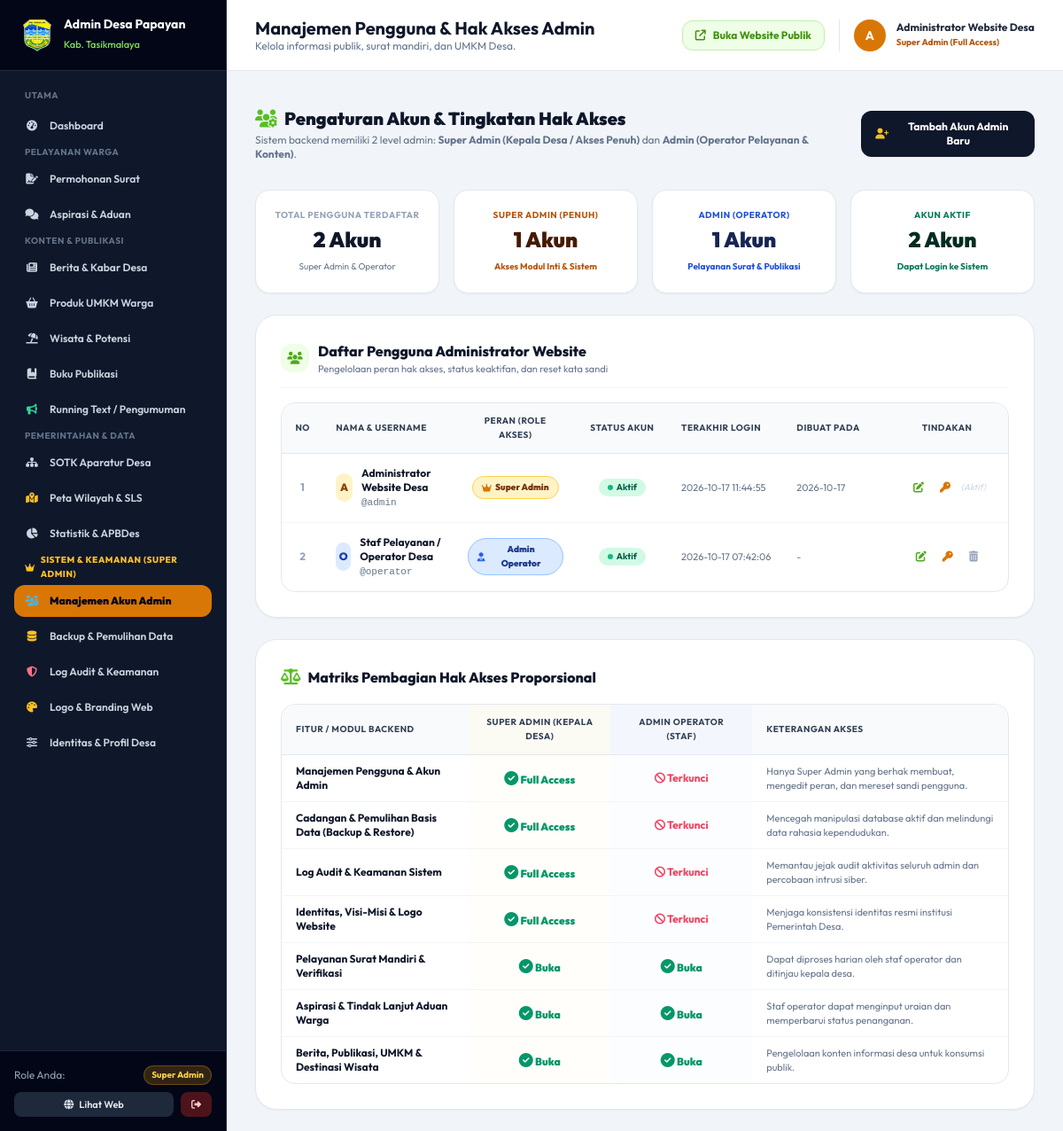
/admin/users (signed in), run on an earlier commit of the app's database.
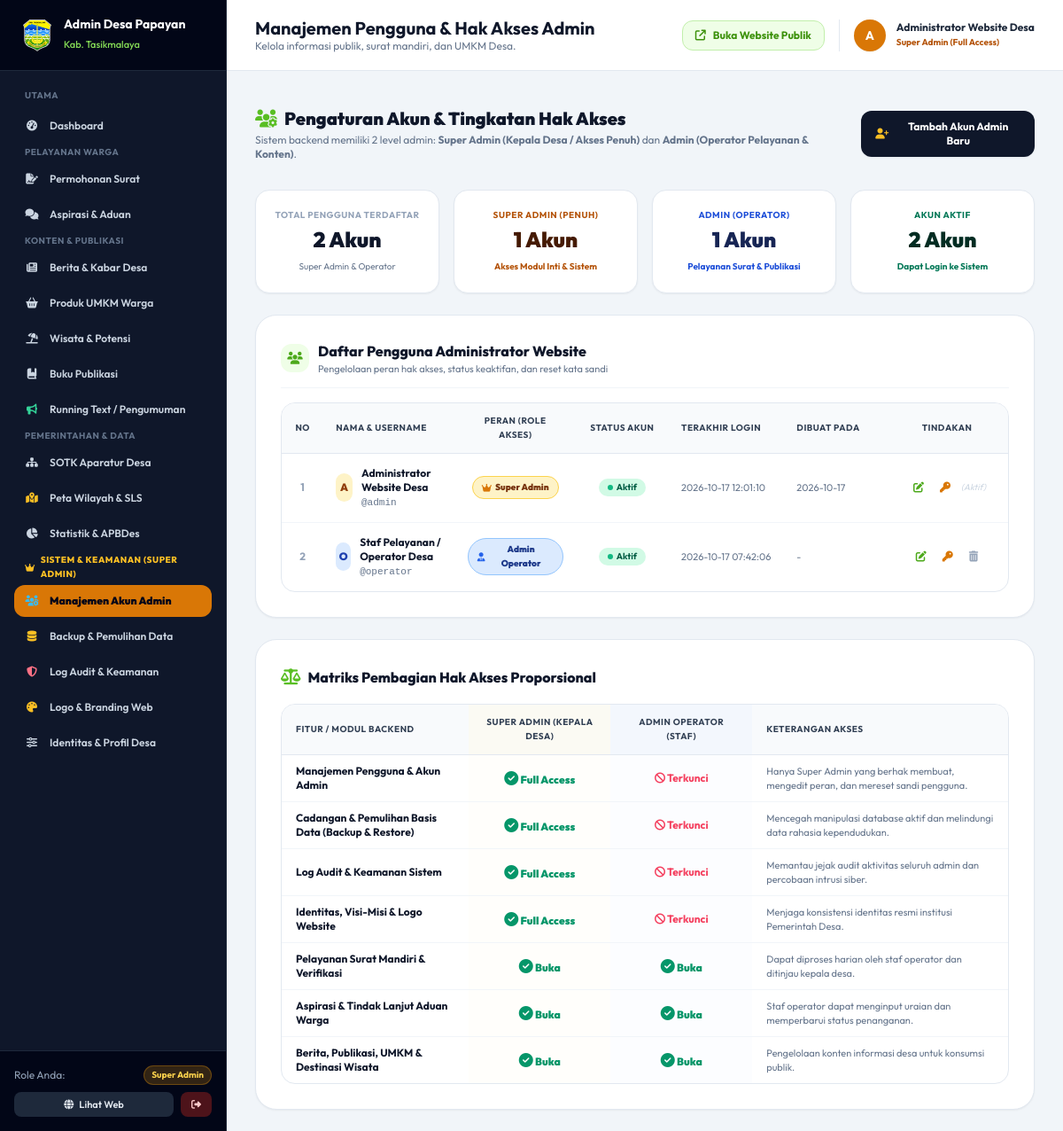
And on a later commit of the database.
### tables this page shows
CREATE TABLE users (
        id INTEGER PRIMARY KEY AUTOINCREMENT,
        username TEXT UNIQUE NOT NULL,
        password_hash TEXT NOT NULL,
        nama TEXT NOT NULL,
        role TEXT DEFAULT 'admin'
    , status TEXT DEFAULT 'aktif', last_login TIMESTAMP, created_at TIMESTAMP);

### app.py (the view)
@app.route('/admin/users')
@superadmin_required
def admin_users():
    conn = get_db()
    cursor = conn.cursor()
    cursor.execute("SELECT id, username, nama, role, status, last_login, created_at FROM users ORDER BY id ASC")
    users_list = [dict(r) for r in cursor.fetchall()]
    conn.close()
    return render_template('admin/users.html', users_list=users_list)

### app.py (called while the page is built)
@app.after_request
def apply_security_headers(response):
    response.headers['X-Content-Type-Options'] = 'nosniff'
    response.headers['X-Frame-Options'] = 'SAMEORIGIN'
    response.headers['X-XSS-Protection'] = '1; mode=block'
    response.headers['Referrer-Policy'] = 'strict-origin-when-cross-origin'
    response.headers['Permissions-Policy'] = 'geolocation=(self)'
    return response

@app.context_processor
def inject_global_data():
    data = {
        'is_superadmin': session.get('role') == 'superadmin',
        'current_role': session.get('role', 'tamu'),
        'current_nama': session.get('nama', 'Pengguna')
    }
    try:
        conn = get_db()
        cursor = conn.cursor()
        cursor.execute("SELECT * FROM profil_desa WHERE id = 1")
        row = cursor.fetchone()
        data['profil_global'] = dict(row or {})
        cursor.execute("SELECT * FROM running_texts WHERE is_active = 1 ORDER BY urutan ASC, id ASC")
        data['running_texts_global'] = [dict(r) for r in cursor.fetchall()]
        conn.close()
    except Exception:
        data['profil_global'] = {}
        data['running_texts_global'] = []
    return data

### templates/admin/users.html (shortened to what the changed rows need)
{% extends "base_admin.html" %}
{% block header_title %}Manajemen Pengguna & Hak Akses Admin{% endblock %}
{% block content %}
<div class="space-y-6">
  <div class="flex flex-col sm:flex-row sm:items-center justify-between gap-4 pb-2">
    <div>
      <h2 class="text-xl font-black text-slate-900 flex items-center gap-2">
        <i class="fa-solid fa-users-gear text-brand-600"></i>
        <span>Pengaturan Akun & Tingkatan Hak Akses</span>
      </h2>
    </div>
  </div>
      {% set sa_count = [] %}
      {% set adm_count = [] %}
      {% set aktif_count = [] %}
  <div class="bg-white rounded-3xl p-6 sm:p-7 border border-slate-200 shadow-sm space-y-4">
    <div class="overflow-x-auto rounded-2xl border border-slate-200">
      <table class="w-full text-left text-xs border-collapse">
        <thead class="bg-slate-50 text-slate-700 font-extrabold uppercase text-[10px] tracking-wider border-b border-slate-200">
          <tr>
            <th class="py-3 px-3.5 w-12 text-center">No</th>
            <th class="py-3 px-3.5">Nama & Username</th>
            <th class="py-3 px-3.5 w-36 text-center">Peran (Role Akses)</th>
            <th class="py-3 px-3.5 w-28 text-center">Status Akun</th>
            <th class="py-3 px-3.5 w-36">Terakhir Login</th>
            <th class="py-3 px-3.5 w-32">Dibuat Pada</th>
            <th class="py-3 px-3.5 w-36 text-center">Tindakan</th>
          </tr>
        </thead>
        <tbody class="divide-y divide-slate-100 text-slate-700">
          {% for u in users_list %}
          <tr class="hover:bg-slate-50/70 transition">
            <td class="py-3.5 px-3.5 text-center font-bold text-slate-400">{{ loop.index }}</td>
            <td class="py-3.5 px-3.5">
              <div class="flex items-center gap-2.5">
                <div class="w-8 h-8 rounded-xl {% if u.role == 'superadmin' %}bg-amber-100 text-amber-800{% else %}bg-blue-100 text-blue-800{% endif %} flex items-center justify-center font-black text-xs">
                  {{ u.username[0].upper() }}
                </div>
                <div>
                  <strong class="text-slate-900 text-xs block">{{ u.nama }}</strong>
                  <span class="font-mono text-[11px] text-slate-500">@{{ u.username }}</span>
                </div>
              </div>
            </td>
            <td class="py-3.5 px-3.5 text-center">
              {% if u.role == 'superadmin' %}
                <span class="inline-flex items-center gap-1 px-2.5 py-1 rounded-full bg-amber-100 text-amber-900 font-black text-[10px] border border-amber-300">
                  <i class="fa-solid fa-crown text-amber-600"></i> Super Admin
                </span>
              {% else %}
                <span class="inline-flex items-center gap-1 px-2.5 py-1 rounded-full bg-blue-100 text-blue-900 font-black text-[10px] border border-blue-300">
                  <i class="fa-solid fa-user-tie text-blue-600"></i> Admin Operator
                </span>
              {% endif %}
            </td>
            <td class="py-3.5 px-3.5 text-center">
              {% if u.status == 'aktif' %}
                <span class="inline-flex items-center gap-1 px-2.5 py-0.5 rounded-full bg-emerald-100 text-emerald-800 font-bold text-[10px]">
                  <span class="w-1.5 h-1.5 rounded-full bg-emerald-500 animate-pulse"></span> Aktif
                </span>
              {% else %}
                <span class="inline-flex items-center gap-1 px-2.5 py-0.5 rounded-full bg-slate-200 text-slate-600 font-bold text-[10px]">
                  Nonaktif
                </span>
              {% endif %}
            </td>
            <td class="py-3.5 px-3.5 text-[11px] text-slate-500">
              {{ u.last_login or 'Belum pernah login' }}
            </td>
            <td class="py-3.5 px-3.5 text-[11px] text-slate-500">
              {{ u.created_at[:10] if u.created_at else '-' }}
            </td>
            <td class="py-3.5 px-3.5 text-center">
              <div class="flex items-center justify-center gap-1.5">
                <button type="button" onclick="bukaModalEditUser({{ u.id }})"
                        class="p-1.5 rounded-lg text-brand-700 hover:bg-brand-50 transition" title="Edit Peran & Status">
                  <i class="fa-solid fa-pen-to-square"></i>
                </button>
                <button type="button" onclick="bukaModalResetPassword({{ u.id }}, '{{ u.username|escape }}')"
                        class="p-1.5 rounded-lg text-amber-600 hover:bg-amber-50 transition" title="Reset Kata Sandi">
                  <i class="fa-solid fa-key"></i>
                </button>
                {% if u.id != session.get('user_id') %}
                <form method="POST" action="{{ url_for('admin_users_hapus', id=u.id) }}" onsubmit="return confirm('Hapus akun pengguna @{{ u.username }}?');" class="inline">
                  <button type="submit" class="p-1.5 rounded-lg text-slate-400 hover:text-rose-600 hover:bg-rose-50 transition" title="Hapus Pengguna">
                    <i class="fa-solid fa-trash-can"></i>
                  </button>
                </form>
                {% else %}
                <span class="text-[10px] text-slate-300 italic" title="Akun Anda sedang digunakan">(Aktif)</span>
                {% endif %}
              </div>
            </td>
          </tr>
          {% endfor %}
        </tbody>
      </table>
    </div>
  </div>
  <div class="bg-white rounded-3xl p-6 sm:p-7 border border-slate-200 shadow-sm space-y-4">
    <div class="overflow-x-auto rounded-2xl border border-slate-200">
      <table class="w-full text-left text-xs border-collapse">
        <thead class="bg-slate-50 text-slate-700 font-extrabold uppercase text-[10px] tracking-wider border-b border-slate-200">
          <tr>
            <th class="py-3 px-4">Fitur / Modul Backend</th>
            <th class="py-3 px-4 text-center w-40 bg-amber-50/50">Super Admin (Kepala Desa)</th>
            <th class="py-3 px-4 text-center w-40 bg-blue-50/50">Admin Operator (Staf)</th>
            <th class="py-3 px-4">Keterangan Akses</th>
          </tr>
        </thead>
      </table>
    </div>
  </div>
</div>
{% endblock %}

### templates/base_admin.html (shortened to what the changed rows need)
<!DOCTYPE html>
<html lang="id">
<head>
  <link rel="stylesheet" href="https://cdnjs.cloudflare.com/ajax/libs/font-awesome/6.5.1/css/all.min.css" />
  <script src="https://cdn.tailwindcss.com"></script>
</head>
<body class="bg-slate-100 text-slate-800 antialiased flex h-screen overflow-hidden">
  <aside class="w-64 bg-slate-900 text-slate-300 flex flex-col flex-shrink-0 border-r border-slate-800 transition-all duration-300">
    <div class="h-20 flex items-center gap-3 px-6 bg-slate-950 border-b border-slate-800">
      <div>
        <h2 class="text-white font-bold text-sm leading-tight">Admin Desa {{ profil_global.nama_desa or 'Kersik' }}</h2>
      </div>
    </div>
  </aside>
  <div class="flex-1 flex flex-col h-screen overflow-hidden">
    <header class="h-20 bg-white border-b border-slate-200 flex items-center justify-between px-8 flex-shrink-0">
      <div>
        <h1 class="text-xl font-bold text-slate-900 leading-tight">{% block header_title %}Dashboard Pengelolaan Desa{% endblock %}</h1>
      </div>
      <div class="flex items-center gap-4">
        <div class="flex items-center gap-3 pl-4 border-l border-slate-200">
          <div class="hidden sm:block text-left text-xs">
            <span class="font-bold text-slate-800 block">{{ session.get('nama', 'Administrator') }}</span>
            <span class="{% if session.get('role') == 'superadmin' %}text-amber-700 font-bold{% else %}text-slate-400{% endif %} text-[10px]">
              {% if session.get('role') == 'superadmin' %}Super Admin (Full Access){% else %}Admin Operator Pelayanan{% endif %}
            </span>
          </div>
        </div>
      </div>
    </header>
    <main class="flex-1 overflow-y-auto px-8 py-6">
      {% block content %}{% endblock %}
    </main>
  </div>
</body>
</html>

What changed in the data, as far as the page shows it:
changed users "Administrator Website Desa": last_login "2026-10-17 11:44:55" → "2026-10-17 12:01:10"
